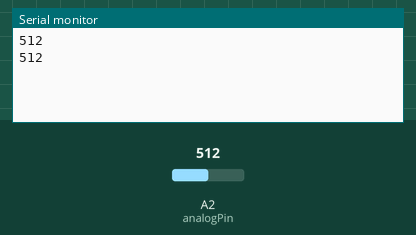
The sketch below on a simulated Arduino Uno, built with avr-gcc and run on an emulated ATmega328P. Shown: the last lines printed to the serial monitor. The inputs (shaded band) are chosen by the test bench; at power-on: A2 (analogPin) = 512.

Above: at 1.8 s.
1.9 s: A2 (analogPin) set to 716
At 2.8 s:
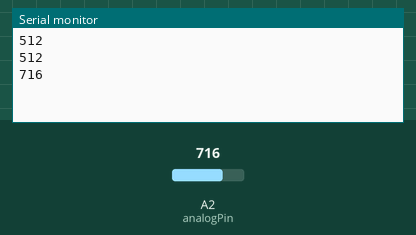
3.4 s: A2 (analogPin) set to 900
At 4.4 s:
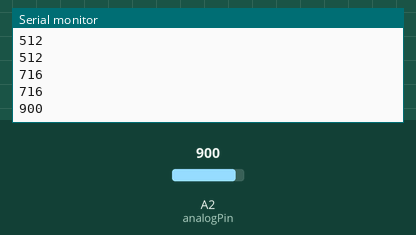
Timing chart, 0 to 6.4 s (numbered marks = the images above; inputs shaded):
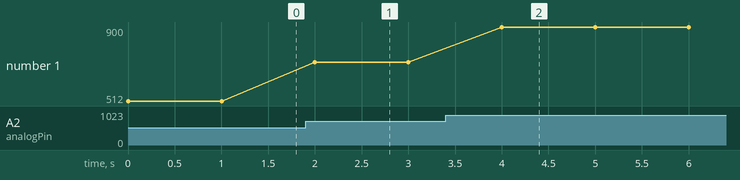

The sketch:

soil_sensor.ino
```cpp
int analogPin = 2;     // potentiometer wiper (middle terminal) connected to analog pin 3

                       // outside leads to ground and +5V

int val = 0;           // variable to store the value read


void setup()

{

  Serial.begin(9600);          //  setup serial

}


void loop()

{

  val = analogRead(analogPin);    // read the input pin

  Serial.println(val);             // debug value
  delay( 1000 );
}
```

Measured:
- after the input at 1.9 s, the serial monitor: prints a new line after 0.10 s (image 1)
- after the input at 3.4 s, the serial monitor: prints a new line after 0.60 s (image 2)
- plotted number 1: 512 → 716 after the input at 1.9 s, 716 → 900 after the input at 3.4 s
